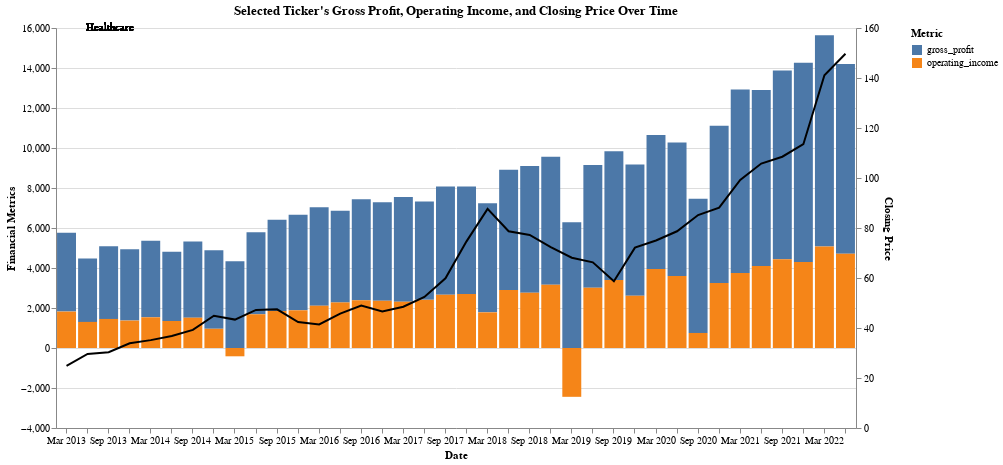

Write notebook code for a chart like this one.
### Code cell
# Dropdown selection for tickers, with 'ABBV' as the default selection
ticker_dropdown = alt.binding_select(options=list(combined_df['Ticker'].unique()))
select_ticker = alt.selection_single(fields=['Ticker'], bind=ticker_dropdown, name="Select", value = 'ABBV')

# Base chart configuration for the selected ticker
base = alt.Chart(combined_df).transform_filter(
    select_ticker  # Filter to show only the selected ticker
).encode(
    x=alt.X('yearmonth(Date):O', title='Date')  # Group by year-month for clarity
).properties(
    width=800,
    height=400,
    title="Selected Ticker's Gross Profit, Operating Income, and Closing Price Over Time"
)

# Side-by-side bar charts for 'gross_profit' and 'operating_income'
bar_chart = base.mark_bar().transform_fold(
    fold=['gross_profit', 'operating_income'],
    as_=['Metric', 'Value']
).encode(
    y=alt.Y('Value:Q', title='Financial Metrics'),
    color='Metric:N',
    tooltip=['Ticker', 'Date:T', 'Metric:N', 'Value:Q']
)

# Line chart for 'close' price overlaid on top
line_chart = base.mark_line(color='black', size=2).encode(
    y=alt.Y('close:Q', title='Closing Price'),
    tooltip=['Ticker', 'Date:T', 'close:Q']
)

# Text label displaying the industry of the selected ticker
industry_text = base.mark_text(align='left', dx=20, dy=-10).encode(
    text=alt.Text('Industry:N', title='Industry'),
    x=alt.value(10),  # position the text at the start of the x-axis
    y=alt.value(10)  # position the text near the top of the chart
)

# Combine the bar, line charts, and industry text
combined_chart = alt.layer(bar_chart, line_chart, industry_text).resolve_scale(
    y='independent'  # Allow independent scaling for the financial metrics and closing price
).add_selection(
    select_ticker
)

combined_chart.display()

### Figure 1 — Vega-Lite specification as saved in the notebook (floating-point values rounded to 4 significant figures; data arrays with more than 128 entries replaced by an {"elided": "..."} marker saying what was removed)
{"config": {"view": {"continuousWidth": 300, "continuousHeight": 300}}, "layer": [{"mark": {"type": "bar"}, "encoding": {"color": {"field": "Metric", "type": "nominal"}, "tooltip": [{"field": "Ticker", "type": "nominal"}, {"field": "Date", "type": "temporal"}, {"field": "Metric", "type": "nominal"}, {"field": "Value", "type": "quantitative"}], "x": {"field": "Date", "timeUnit": "yearmonth", "title": "Date", "type": "ordinal"}, "y": {"field": "Value", "title": "Financial Metrics", "type": "quantitative"}}, "name": "view_7", "title": "Selected Ticker's Gross Profit, Operating Income, and Closing Price Over Time", "transform": [{"filter": {"param": "Select"}}, {"fold": ["gross_profit", "operating_income"], "as": ["Metric", "Value"]}]}, {"mark": {"type": "line", "color": "black", "size": 2}, "encoding": {"tooltip": [{"field": "Ticker", "type": "nominal"}, {"field": "Date", "type": "temporal"}, {"field": "close", "type": "quantitative"}], "x": {"field": "Date", "timeUnit": "yearmonth", "title": "Date", "type": "ordinal"}, "y": {"field": "close", "title": "Closing Price", "type": "quantitative"}}, "title": "Selected Ticker's Gross Profit, Operating Income, and Closing Price Over Time", "transform": [{"filter": {"param": "Select"}}]}, {"mark": {"type": "text", "align": "left", "dx": 20, "dy": -10}, "encoding": {"text": {"field": "Industry", "title": "Industry", "type": "nominal"}, "x": {"value": 10}, "y": {"value": 10}}, "title": "Selected Ticker's Gross Profit, Operating Income, and Closing Price Over Time", "transform": [{"filter": {"param": "Select"}}]}], "data": {"name": "data-ae001ddbacfd9767e8eaadb73c8b168b"}, "height": 400, "params": [{"name": "Select", "select": {"type": "point", "fields": ["Ticker"]}, "bind": {"input": "select", "options": ["ABBV", "ABT", "AZN", "BMY", "DHR", "JNJ", "LLY", "MRK", "PFE", "AAPL", "AVGO", "CSCO", "GOOGL", "MSFT", "NVDA", "ORCL"]}, "value": "ABBV", "views": ["view_7"]}], "resolve": {"scale": {"y": "independent"}}, "width": 800, "$schema": "https://vega.github.io/schema/vega-lite/v5.16.3.json", "datasets": {"data-ae001ddbacfd9767e8eaadb73c8b168b": {"elided": "846 records"}}}
